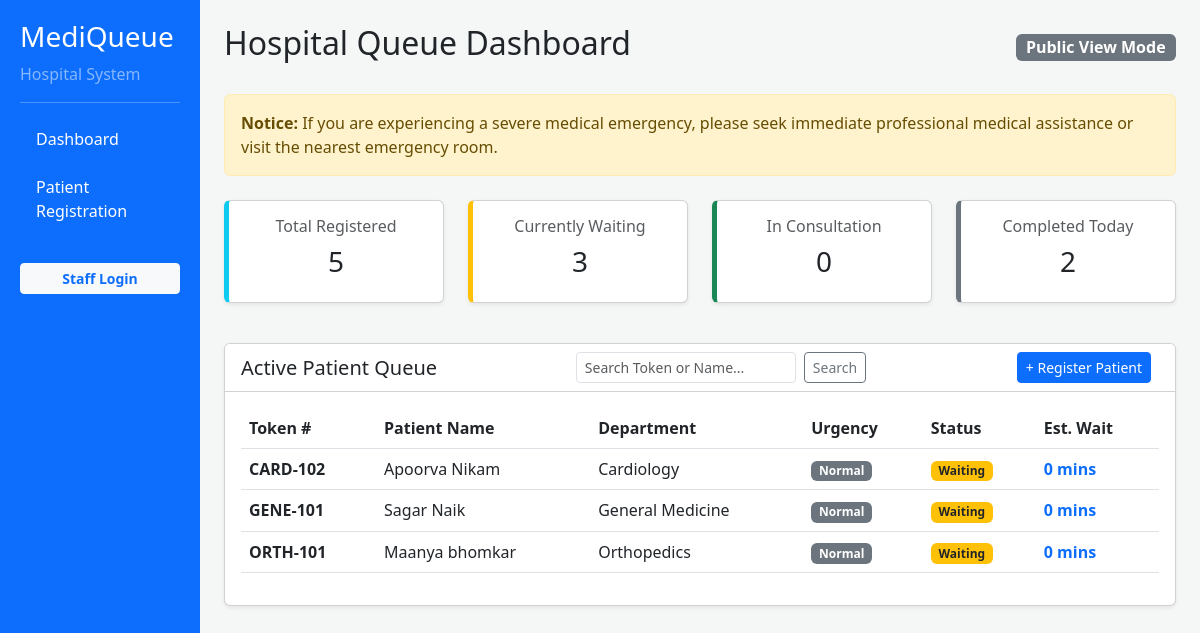
The page / on the database its author committed.
### tables this page shows
CREATE TABLE patients (
            id INTEGER PRIMARY KEY AUTOINCREMENT,
            token_number TEXT UNIQUE NOT NULL,
            name TEXT NOT NULL,
            age INTEGER NOT NULL,
            department TEXT NOT NULL,
            reason TEXT NOT NULL,
            urgency TEXT DEFAULT 'Normal',
            status TEXT DEFAULT 'Waiting',
            registration_time TIMESTAMP DEFAULT CURRENT_TIMESTAMP
        );

### app.py (the view)
@app.route("/")
def home():
    search_query = request.args.get("search", "").strip()
    conn = get_db_connection()
    cursor = conn.cursor()
    if search_query:
        cursor.execute("""
            SELECT * FROM patients
            WHERE token_number LIKE ? OR name LIKE ?
            ORDER BY CASE WHEN urgency = 'Emergency' THEN 0 ELSE 1 END, id ASC
        """, (f"%{search_query}%", f"%{search_query}%"))
    else:
        cursor.execute("""
            SELECT * FROM patients
            WHERE status != 'Completed' AND status != 'Cancelled'
            ORDER BY CASE WHEN urgency = 'Emergency' THEN 0 ELSE 1 END, id ASC
        """)
    patients_raw = cursor.fetchall()
    avg_consultation_minutes = 15
    department_waiting_counts = {}
    patients = []
    for p in patients_raw:
        p_dict = dict(p)
        dept = p_dict['department']
        if p_dict['status'] == 'Waiting':
            ahead_count = department_waiting_counts.get(dept, 0)
            p_dict['est_wait'] = f"{ahead_count * avg_consultation_minutes} mins"
            department_waiting_counts[dept] = ahead_count + 1
        else:
            p_dict['est_wait'] = "In Progress"
        patients.append(p_dict)
    cursor.execute("SELECT COUNT(*) FROM patients")
    total_registered = cursor.fetchone()[0]
    cursor.execute("SELECT COUNT(*) FROM patients WHERE status = 'Waiting'")
    waiting_count = cursor.fetchone()[0]
    cursor.execute("SELECT COUNT(*) FROM patients WHERE status = 'In Consultation'")
    consultation_count = cursor.fetchone()[0]
    cursor.execute("SELECT COUNT(*) FROM patients WHERE status = 'Completed'")
    completed_count = cursor.fetchone()[0]
    conn.close()
    is_logged_in = session.get("logged_in", False)
    return render_template(
        "index.html",
        patients=patients,
        total_registered=total_registered,
        waiting_count=waiting_count,
        consultation_count=consultation_count,
        completed_count=completed_count,
        search_query=search_query,
        is_logged_in=is_logged_in
    )

### app.py (called while the page is built)
def get_db_connection():
    conn = sqlite3.connect(DB_PATH)
    conn.row_factory = sqlite3.Row
    return conn

### templates/index.html (shortened to what this page needs)
<!DOCTYPE html>
<html lang="en">
<head>
    <link href="https://cdn.jsdelivr.net/npm/bootstrap@5.3.0/dist/css/bootstrap.min.css" rel="stylesheet">
</head>
<body>
    <div class="container-fluid">
        <div class="row">
            <div class="col-md-2 sidebar d-none d-md-block">
                <h3>MediQueue</h3>
                <p class="text-white-50">Hospital System</p>
                <hr>
                <ul class="nav flex-column">
                    <li class="nav-item mb-2"><a href="{{ url_for('home') }}" class="nav-link text-white active">Dashboard</a></li>
                    <li class="nav-item mb-2"><a href="{{ url_for('register') }}" class="nav-link text-white">Patient Registration</a></li>
                    {% if is_logged_in %}
                        <li class="nav-item mb-2"><a href="{{ url_for('export_report') }}" class="nav-link text-white">Export CSV Report</a></li>
                        <li class="nav-item mt-4"><a href="{{ url_for('logout') }}" class="btn btn-outline-light btn-sm w-100">Staff Logout</a></li>
                    {% else %}
                        <li class="nav-item mt-4"><a href="{{ url_for('login') }}" class="btn btn-light btn-sm w-100 text-primary fw-bold">Staff Login</a></li>
                    {% endif %}
                </ul>
            </div>
            <div class="col-md-10 p-4">
                <div class="d-flex justify-content-between align-items-center mb-4">
                    <h2>Hospital Queue Dashboard</h2>
                    <div>
                        {% if is_logged_in %}
                            <span class="badge bg-success fs-6">Staff Access: Authorized</span>
                        {% else %}
                            <span class="badge bg-secondary fs-6">Public View Mode</span>
                        {% endif %}
                    </div>
                </div>
                <div class="alert emergency-notice mb-4" role="alert">
                    <strong>Notice:</strong> If you are experiencing a severe medical emergency, please seek immediate professional medical assistance or visit the nearest emergency room.
                </div>
                <div class="row text-center mb-4">
                    <div class="col-md-3 mb-3">
                        <div class="card card-stat shadow-sm p-3">
                            <h6 class="text-muted">Total Registered</h6>
                            <h3>{{ total_registered }}</h3>
                        </div>
                    </div>
                    <div class="col-md-3 mb-3">
                        <div class="card card-stat shadow-sm p-3" style="border-left-color: #ffc107;">
                            <h6 class="text-muted">Currently Waiting</h6>
                            <h3>{{ waiting_count }}</h3>
                        </div>
                    </div>
                    <div class="col-md-3 mb-3">
                        <div class="card card-stat shadow-sm p-3" style="border-left-color: #198754;">
                            <h6 class="text-muted">In Consultation</h6>
                            <h3>{{ consultation_count }}</h3>
                        </div>
                    </div>
                    <div class="col-md-3 mb-3">
                        <div class="card card-stat shadow-sm p-3" style="border-left-color: #6c757d;">
                            <h6 class="text-muted">Completed Today</h6>
                            <h3>{{ completed_count }}</h3>
                        </div>
                    </div>
                </div>
                <div class="card shadow-sm">
                    <div class="card-header bg-white d-flex justify-content-between align-items-center flex-wrap">
                        <h5 class="mb-2 mb-md-0">Active Patient Queue</h5>
                        <form method="GET" action="{{ url_for('home') }}" class="d-flex me-md-2 mb-2 mb-md-0">
                            <input type="text" name="search" class="form-control form-control-sm me-2" placeholder="Search Token or Name..." value="{{ search_query }}">
                            <button type="submit" class="btn btn-outline-secondary btn-sm me-1">Search</button>
                        </form>
                        <div>
                            <a href="{{ url_for('register') }}" class="btn btn-primary btn-sm me-2">+ Register Patient</a>
                        </div>
                    </div>
                    <div class="card-body">
                        <table class="table table-hover align-middle">
                            <thead>
                                <tr>
                                    <th>Token #</th>
                                    <th>Patient Name</th>
                                    <th>Department</th>
                                    <th>Urgency</th>
                                    <th>Status</th>
                                    <th>Est. Wait</th>
                                </tr>
                            </thead>
                            <tbody>
                                {% if patients and patients|length > 0 %}
                                    {% for p in patients %}
                                    <tr>
                                        <td><strong>{{ p['token_number'] }}</strong></td>
                                        <td>{{ p['name'] }}</td>
                                        <td>{{ p['department'] }}</td>
                                        <td>
                                            {% if p['urgency'] == 'Emergency' %}
                                                <span class="badge bg-danger">Emergency</span>
                                            {% else %}
                                                <span class="badge bg-secondary">Normal</span>
                                            {% endif %}
                                        </td>
                                        <td>
                                            {% if p['status'] == 'Waiting' %}
                                                <span class="badge bg-warning text-dark">Waiting</span>
                                            {% elif p['status'] == 'In Consultation' %}
                                                <span class="badge bg-success">In Consultation</span>
                                            {% else %}
                                                <span class="badge bg-secondary">Completed</span>
                                            {% endif %}
                                        </td>
                                        <td><span class="text-primary fw-bold">{{ p['est_wait'] }}</span></td>
                                    </tr>
                                    {% endfor %}
                                {% else %}
                                    <tr>
                                        <td colspan="{% if is_logged_in %}7{% else %}6{% endif %}" class="text-center text-muted">No matching patients found.</td>
                                    </tr>
                                {% endif %}
                            </tbody>
                        </table>
                    </div>
                </div>
            </div>
        </div>
    </div>
</body>
</html>

### templates/index.html (style rules this page uses)
body { background-color: #f4f7f6; font-family: 'Segoe UI', Tahoma, Geneva, Verdana, sans-serif; }
.sidebar { background-color: #0d6efd; color: white; min-height: 100vh; padding: 20px; }
.card-stat { border-left: 5px solid #0dcaf0; }
.emergency-notice { background-color: #fff3cd; border-color: #ffecb5; color: #664d03; }

### rows shown on the page
patients: token_number "CARD-102", name "Apoorva Nikam", department "Cardiology", urgency "Normal", status "Waiting", est_wait "0 mins"
patients: token_number "GENE-101", name "Sagar Naik", department "General Medicine", urgency "Normal", status "Waiting", est_wait "0 mins"
patients: token_number "ORTH-101", name "Maanya bhomkar", department "Orthopedics", urgency "Normal", status "Waiting", est_wait "0 mins"

### other values the page prints
{{ total_registered }} "5"
{{ waiting_count }} "3"
{{ consultation_count }} "0"
{{ completed_count }} "2"
